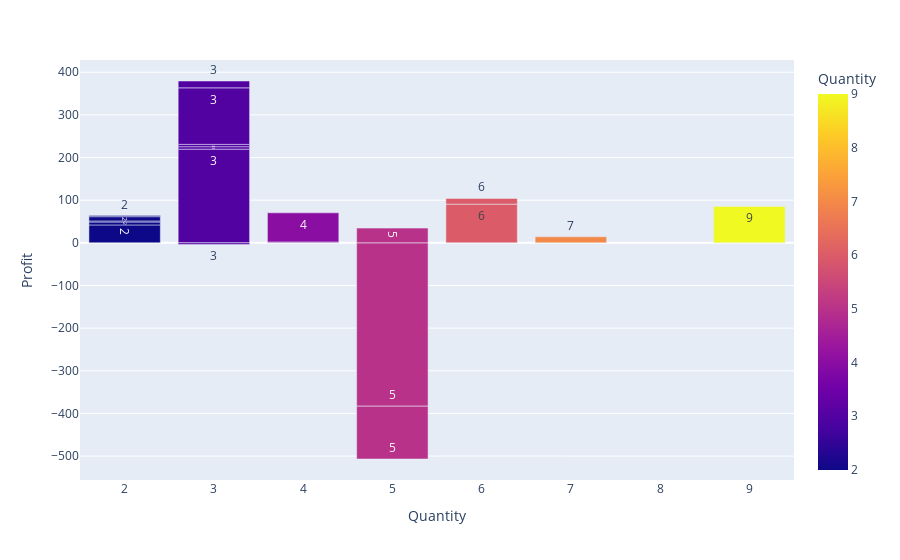

Write notebook code for a chart like this one.
### Code cell
try:
    fig = px.bar(df1, x='Quantity', y='Profit', text='Quantity', color='Quantity')
    fig.show()
    logger.info("Successfully created.")
except Exception as e:
    logger.error(f"Error while creating the bar chart: {e}")

### Figure 1 — Plotly figure (JSON) as saved in the notebook; plotly's stock layout.template omitted (floating-point values rounded to 4 significant figures)
{"data": [{"alignmentgroup": "True", "hovertemplate": "Quantity=%{marker.color}<br>Profit=%{y}<extra></extra>", "legendgroup": "", "marker": {"color": [2, 3, 2, 5, 2, 7, 4, 6, 3, 5, 9, 4, 3, 3, 5, 3, 6, 2, 2, 3], "coloraxis": "coloraxis", "pattern": {"shape": ""}}, "name": "", "offsetgroup": "", "orientation": "v", "showlegend": false, "text": [2, 3, 2, 5, 2, 7, 4, 6, 3, 5, 9, 4, 3, 3, 5, 3, 6, 2, 2, 3], "textposition": "auto", "type": "bar", "x": [2, 3, 2, 5, 2, 7, 4, 6, 3, 5, 9, 4, 3, 3, 5, 3, 6, 2, 2, 3], "xaxis": "x", "y": [41.91, 219.6, 6.871, -383.0, 2.516, 14.17, 1.966, 90.72, 5.782, 34.47, 85.31, 68.36, 5.443, 132.6, -123.9, -3.816, 13.32, 9.99, 2.482, 16.01], "yaxis": "y"}], "layout": {"autosize": true, "barmode": "relative", "coloraxis": {"colorbar": {"title": {"text": "Quantity"}}, "colorscale": [[0, "#0d0887"], [0.1111, "#46039f"], [0.2222, "#7201a8"], [0.3333, "#9c179e"], [0.4444, "#bd3786"], [0.5556, "#d8576b"], [0.6667, "#ed7953"], [0.7778, "#fb9f3a"], [0.8889, "#fdca26"], [1, "#f0f921"]]}, "legend": {"tracegroupgap": 0}, "margin": {"t": 60}, "xaxis": {"anchor": "y", "autorange": true, "domain": [0, 1], "range": [1.5, 9.5], "title": {"text": "Quantity"}, "type": "linear"}, "yaxis": {"anchor": "x", "autorange": true, "domain": [0, 1], "range": [-556.1, 428.6], "title": {"text": "Profit"}, "type": "linear"}}}
